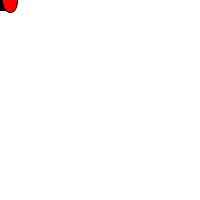
Frame 1 (no input)
Frame 60 (the mouse pressed at the canvas centre just before this capture): identical to frame 1, image omitted
Frame 120 (the mouse held since frame 60 and released just before this capture): blank canvas, image omitted

The Processing sketch that drew this single still picture (run headless with seeded random() and noise(); from frame 60 on, the mouse is pressed at the canvas centre):

// Processing sketch: processing_88987
// ── processing_88987.pde

void setup()
{
  size(200,200); //setting size of window
  rectMode(CENTER); //center mode so object can easily follow mouseX
}

void draw()
{
  if(mouseX > width/2 + 10 || mouseX < width/2 - 10 || mouseY > height/2 + 10 || mouseY < height/2 - 10)//so function will only run if mouse position is a distance of 10 from the center
  {
  background(255);
  int bodyX, bodyY, bodyW, bodyH, lwX, lwY, rwX, rwY;//setting up and drawing the shapes
  bodyX = mouseX; bodyY = mouseY; bodyW = 20; bodyH = 20;
  lwX = bodyX - 10; lwY = bodyY;//so ellipses appear locked to rect
  rwX = bodyX + 10; rwY = bodyY;
  fill(0);
  rect(bodyX, bodyY, bodyW, bodyH);
  fill(255, 0, 0);
  ellipse(lwX, lwY, bodyW - 5, bodyH + 5);
  ellipse(rwX, rwY, bodyW - 5, bodyH + 5);
  }
  else
  {
    background(255);
  }
}
